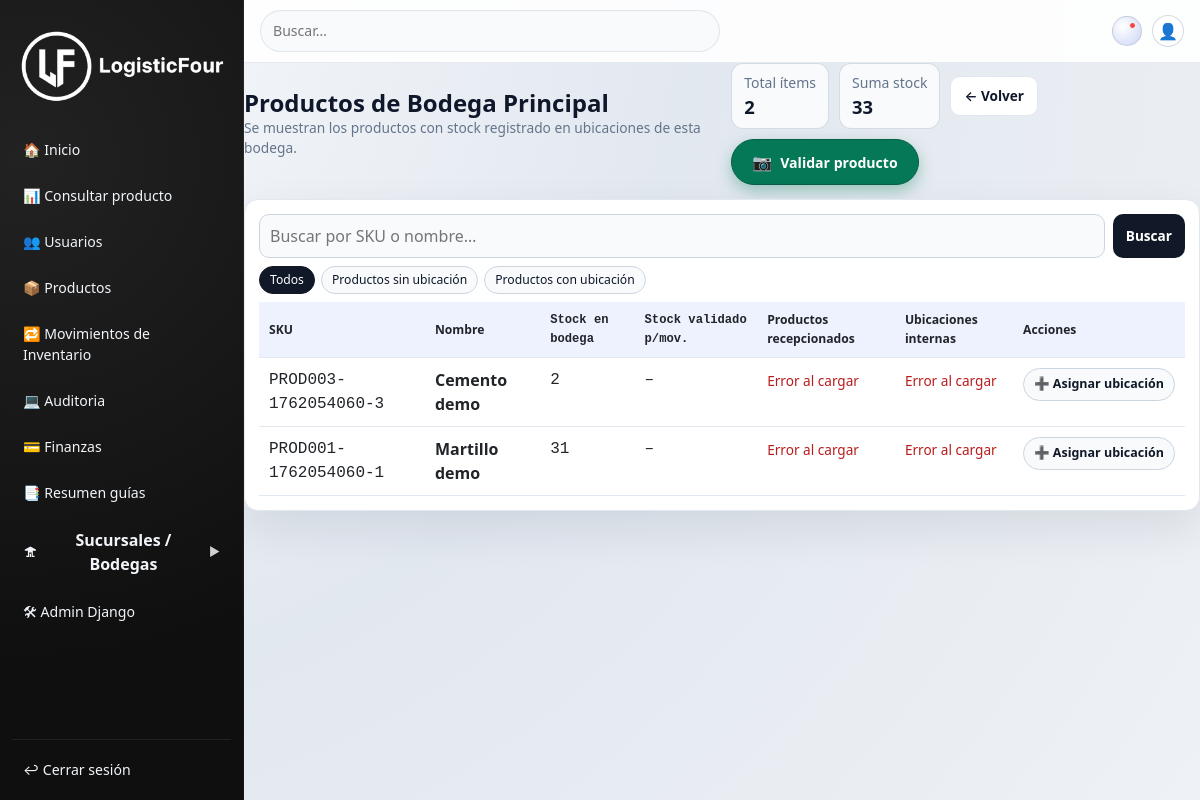
The page /bodegas/1/productos/ (signed in) on the database as committed earlier.
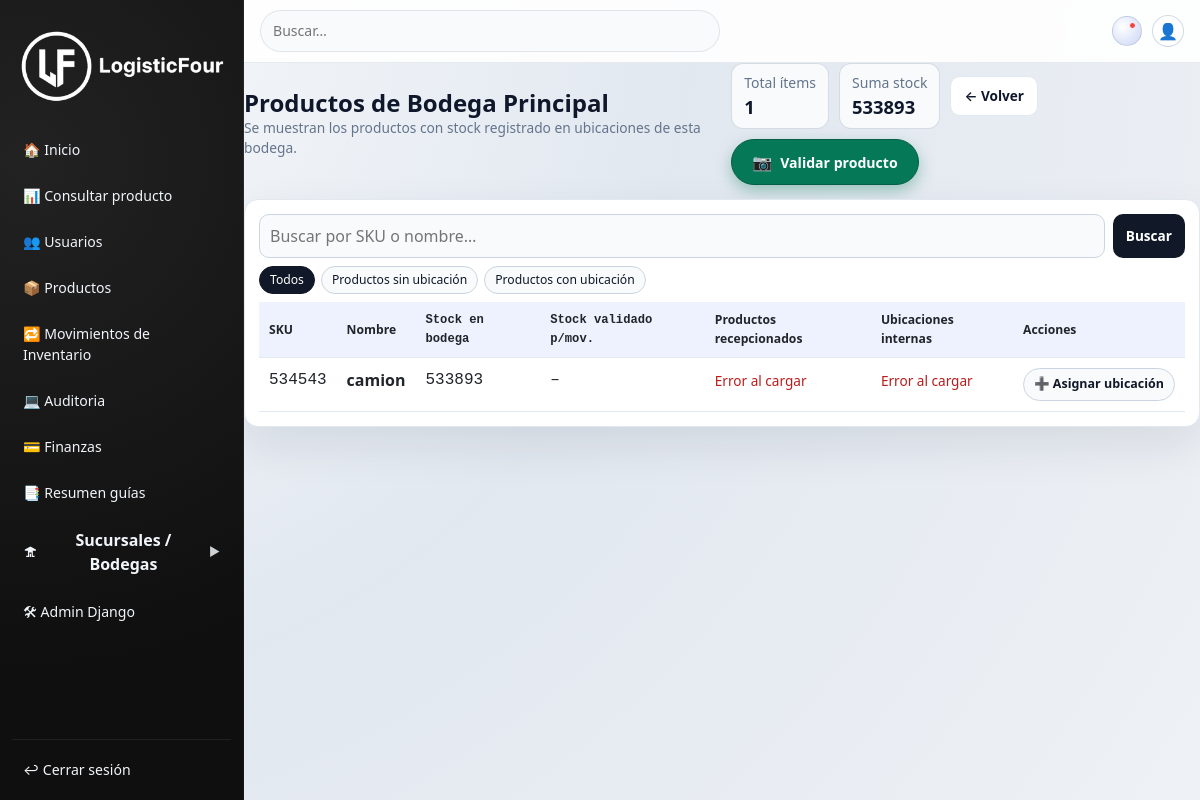
The same page on the database as committed later.
### core/models.py (models this page shows, shortened)
class Producto(models.Model):
    sku = models.CharField(max_length=100, unique=True)
    nombre = models.CharField(max_length=200)
    marca = models.ForeignKey('Marca', on_delete=models.SET_NULL, null=True, blank=True)
    categoria = models.ForeignKey('CategoriaProducto', on_delete=models.SET_NULL, null=True, blank=True)
    unidad_base = models.ForeignKey('UnidadMedida', on_delete=models.CASCADE)
    tasa_impuesto = models.ForeignKey('TasaImpuesto', on_delete=models.SET_NULL, null=True, blank=True)
    activo = models.BooleanField(default=True)
    es_serializado = models.BooleanField(default=False)
    tiene_vencimiento = models.BooleanField(default=False)
    precio = models.PositiveIntegerField(default=0)
    stock = models.PositiveIntegerField(default=0)
    ubicaciones_bodega = models.ManyToManyField(UbicacionBodega, related_name="productos_bodega", blank=True)
    ubicaciones_sucursal = models.ManyToManyField(UbicacionSucursal, related_name="productos_sucursal", blank=True)
    class Meta:
        db_table = "productos"

### core/views.py (the view)
# urls.py: path("bodegas/<int:bodega_id>/productos/", views.bodega_productos, name="bodega-productos"),
@login_required
def bodega_productos(request, bodega_id: int):
    bodega = get_object_or_404(Bodega, pk=bodega_id)
    q = (request.GET.get("q") or "").strip()
    bodega_codigo = bodega.codigo
    default_location_code = f"{bodega_codigo}-000-000"
    ubicaciones = (
        UbicacionBodega.objects
        .filter(bodega=bodega, activo=True)
        .exclude(codigo=default_location_code)
        .order_by("codigo")
    )
    productos = (
        Producto.objects
        .filter(
            stocks__ubicacion_bodega__bodega=bodega,
            stocks__ubicacion_bodega__activo=True,
        )
        .annotate(
            stock_total=Coalesce(
                Sum(
                    "stocks__cantidad_disponible",
                    filter=Q(
                        stocks__ubicacion_bodega__bodega=bodega,
                        stocks__ubicacion_bodega__activo=True,
                    ),
                ),
                Value(0, output_field=DecimalField(max_digits=20, decimal_places=6)),
            ),
            stock_validado=Coalesce(
                Sum(
                    "stocks__cantidad_validada",
                    filter=Q(
                        stocks__ubicacion_bodega__bodega=bodega,
                        stocks__ubicacion_bodega__activo=True,
                    ),
                ),
                Value(0, output_field=DecimalField(max_digits=20, decimal_places=6)),
            ),
        )
        .distinct()
        .order_by("nombre")
    )
    if q:
        productos = productos.filter(
            Q(nombre__icontains=q) | Q(sku__icontains=q)
        )
    total_items = productos.count()
    suma_stock = (
        productos.aggregate(
            s=Coalesce(
                Sum("stock_total"),
                Value(0, output_field=DecimalField(max_digits=20, decimal_places=6)),
            )
        )["s"] or 0
    )
    return render(
        request,
        "core/Movimientos/bodega_productos.html",
        {
            "bodega": bodega,
            "productos": productos,
            "ubicaciones": ubicaciones,
            "q": q,
            "total_items": total_items,
            "suma_stock": suma_stock,
        },
    )

### core/context_processors.py (called while the page is built)
def currency_context(request):
    current = request.session.get("currency", "CLP")
    return {
        "current_currency": current,
        "currency_supported": ["CLP", "USD"],
    }

### core/templates/core/Movimientos/bodega_productos.html (shortened to what this page needs)
{% extends "core/base.html" %}
{% load static %}
{% block content %}
<div class="wrap">
  <div class="head">
    <div>
      <h1 class="title">Productos de {{ bodega.nombre }}</h1>
      <p class="sub">
        Se muestran los productos con stock registrado en ubicaciones de esta bodega.
      </p>
    </div>
    <div class="metrics">
      <div class="metric">
        <small>Total ítems</small><strong>{{ total_items }}</strong>
      </div>
      <div class="metric">
        <small>Suma stock</small><strong>{{ suma_stock|floatformat:0 }}</strong>
      </div>
      <a href="{% url 'bodega-list' %}" class="btn-ghost">← Volver</a>
      <a href="{% url 'escanear-qr-bodega' bodega.id %}" class="btn-scan-main">
        <span class="icon">📷</span>
        <span>Validar producto</span>
      </a>
    </div>
  </div>
  <div class="card">
    <div class="card-body">
      <form method="get" class="filters">
        <input class="input" type="text" name="q" value="{{ q }}" placeholder="Buscar por SKU o nombre…">
        <button class="btn" type="submit">Buscar</button>
      </form>
      <div class="ubi-filters-secondary">
        <button type="button" class="tag-filter tag-active" data-filter="all">Todos</button>
        <button type="button" class="tag-filter" data-filter="no-ubi">Productos sin ubicación</button>
        <button type="button" class="tag-filter" data-filter="con-ubi">Productos con ubicación</button>
      </div>
      <div class="table-wrap">
        <table>
          <thead>
            <tr>
              <th>SKU</th>
              <th>Nombre</th>
              <th class="mono">Stock en bodega</th>
              <th class="mono">Stock validado p/mov.</th>
              <th>Productos recepcionados</th>
              <th>Ubicaciones internas</th>
              <th>Acciones</th>
            </tr>
          </thead>
          <tbody id="prodBody">
            {% for p in productos %}
              <tr>
                <td class="mono" data-label="SKU">{{ p.sku }}</td>
                <td data-label="Nombre"><strong>{{ p.nombre }}</strong></td>
                <td class="mono" data-label="Stock">{{ p.stock_total|floatformat:0 }}</td>
                <td class="mono" data-label="Stock validado p/mov.">
                  {% if p.stock_validado %}
                    {{ p.stock_validado|floatformat:0 }}
                  {% else %}
                    –
                  {% endif %}
                </td>
                <td data-label="Sin ubicación">
                  <div class="ubi-default" data-producto="{{ p.id }}">
                  </div>
                </td>
                <td data-label="Ubicaciones internas">
                  <div class="ubi-real" data-producto="{{ p.id }}">
                  </div>
                </td>
                <td class="actions-cell" data-label="Acciones">
                  <div class="actions-stack">
                    <button
                      type="button"
                      class="btn btn-sm btn-outline"
                      onclick="openAsignarModal({{ p.id }}, '{{ p.sku|escapejs }}', '{{ p.nombre|escapejs }}')">
                      ➕ Asignar ubicación
                    </button>
                  </div>
                </td>
              </tr>
            {% empty %}
              <tr>
                <td colspan="7" style="text-align:center;color:#64748b;padding:18px">
                  No hay productos encontrados.
                </td>
              </tr>
            {% endfor %}
          </tbody>
        </table>
      </div>
    </div>
  </div>
</div>
{% endblock %}

Rows that differ between the two databases and show on the page:
removed Producto: sku "PROD003-1762054060-3", nombre "Cemento demo", stock_total "2"
removed Producto: sku "PROD001-1762054060-1", nombre "Martillo demo", stock_total "31"
added Producto: sku "534543", nombre "camion", stock_total "533893"
Other text that changed with them:
{{ total_items }}: "2" → "1"
{{ suma_stock|floatformat:0 }}: "33" → "533893"
